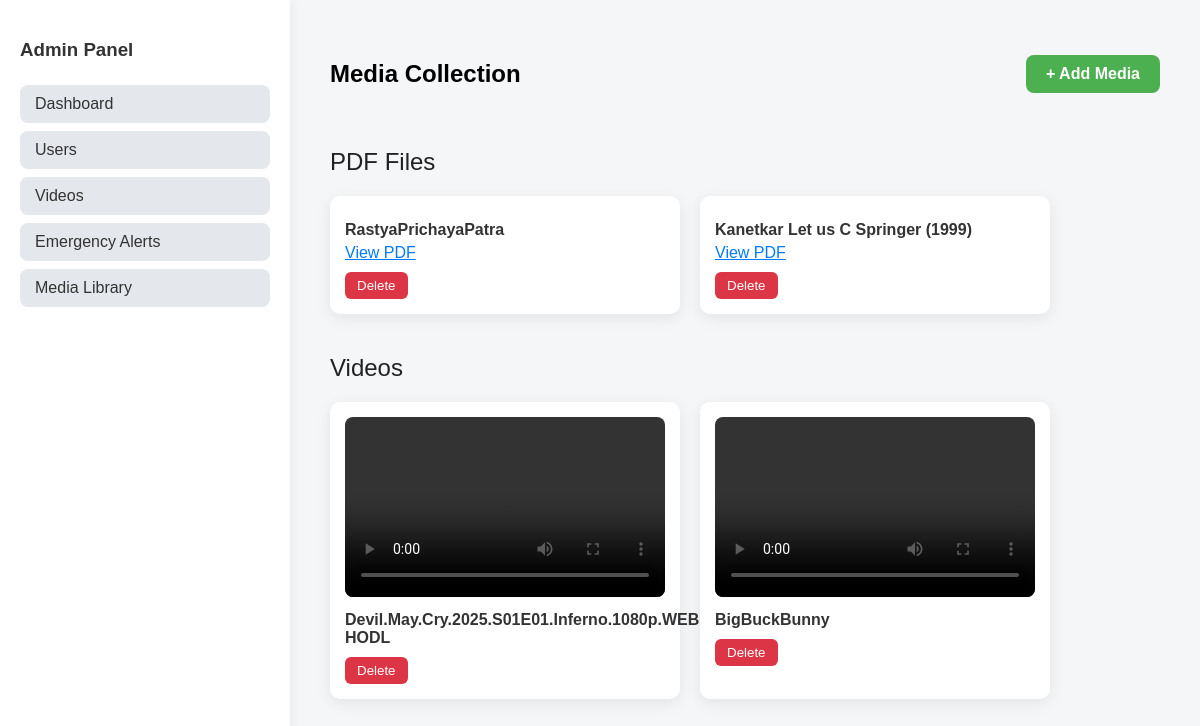
Page /admin/media on the committed database.
### models/media_model.py (models this page shows)
class Media(Base):
    __tablename__ = "media"
    id = Column(UUID(as_uuid=True), primary_key=True, default=uuid.uuid4, index=True)
    media_type = Column(String, index=True, nullable=False)  # 'pdf' or 'video'
    category = Column(String, index=True, nullable=False)     # e.g., 'meditation', 'self-help'
    title = Column(String(255), index=True, nullable=False)
    url = Column(String, nullable=False)

### controllers/admin_controller.py (the view)
@router.get("/media", response_class=HTMLResponse)
def admin_media_page(request: Request, db: Session = Depends(get_db)):
    media_items = db.query(Media).all()
    return templates.TemplateResponse("admin_media.html", {
        "request": request,
        "media_items": media_items
    })

### templates/admin_media.html (shortened to what this page needs)
<!DOCTYPE html>
<html>
<head>
</head>
<body>
<div class="sidebar">
    <h3>Admin Panel</h3>
    <a href="/admin/dashboard">Dashboard</a>
    <a href="/admin/users">Users</a>
    <a href="/admin/videos">Videos</a>
    <a href="/admin/emergency-alerts">Emergency Alerts</a>
    <a href="/admin/media">Media Library</a>
</div>
<div class="content">
    <div style="display: flex; justify-content: space-between; align-items: center; margin-bottom: 20px;">
        <h2>Media Collection</h2>
        <a href="/admin/media/add" style="
            padding: 10px 20px;
            background-color: #4CAF50;
            color: white;
            text-decoration: none;
            border-radius: 8px;
            font-weight: bold;
            transition: background-color 0.2s;
        " onmouseover="this.style.backgroundColor='#45a049'" onmouseout="this.style.backgroundColor='#4CAF50'">
            + Add Media
        </a>
    </div>
    <div class="section-title">PDF Files</div>
    <div class="media-grid">
        {% for media in media_items if media.media_type == 'pdf' %}
        <div class="media-card">
            <p><strong>{{ media.title }}</strong></p>
            <a href="{{ media.url }}" target="_blank">View PDF</a>
            <form method="post" action="/media/delete/{{ media.id }}" onsubmit="return confirm('Delete this PDF?')">
                <button type="submit">Delete</button>
            </form>
        </div>
        {% endfor %}
    </div>
    <div class="section-title">Videos</div>
    <div class="media-grid">
        {% for media in media_items if media.media_type == 'video' %}
        <div class="media-card">
            <video controls>
                <source src="{{ media.url }}" type="video/mp4">
            </video>
            <p><strong>{{ media.title }}</strong></p>
            <form method="post" action="/media/delete/{{ media.id }}" onsubmit="return confirm('Delete this video?')">
                <button type="submit">Delete</button>
            </form>
        </div>
        {% endfor %}
    </div>
</div>
</body>
</html>

### templates/admin_media.html (style rules this page uses)
body { display: flex; font-family: Arial, sans-serif; margin: 0; background-color: #f4f6f8; }
.sidebar { width: 250px; height: 100vh; background-color: #ffffff; padding: 20px; box-shadow: 2px 0 10px rgba(0, 0, 0, 0.05); }
.sidebar h3 { margin-bottom: 1.5rem; color: #333; }
.sidebar a { display: block; padding: 10px 15px; margin: 8px 0; text-decoration: none; color: #333; background-color: #e4e7eb; border-radius: 8px; transition: background-color 0.2s; }
.content { flex-grow: 1; padding: 40px; }
.section-title { margin-top: 40px; margin-bottom: 20px; color: #222; font-size: 1.5rem; }
.media-grid { display: flex; flex-wrap: wrap; gap: 20px; }
.media-card { background-color: white; padding: 15px; border-radius: 10px; box-shadow: 0 4px 15px rgba(0, 0, 0, 0.08); width: 320px; }
.media-card video, .media-card iframe { width: 100%; height: 180px; border-radius: 8px; }
.media-card p { margin: 10px 0 5px; color: #333; }
.media-card a { color: #007BFF; text-decoration: underline; }
.media-card form { margin-top: 10px; }
.media-card button { padding: 6px 12px; background-color: #dc3545; color: white; border: none; border-radius: 6px; cursor: pointer; }

### rows in the picture
Media: title "RastyaPrichayaPatra"
Media: title "Kanetkar Let us C Springer (1999)"
Media: title "Devil.May.Cry.2025.S01E01.Inferno.1080p.WEBRip.10bit.AAC5.1.x265 HODL"
Media: title "BigBuckBunny"
